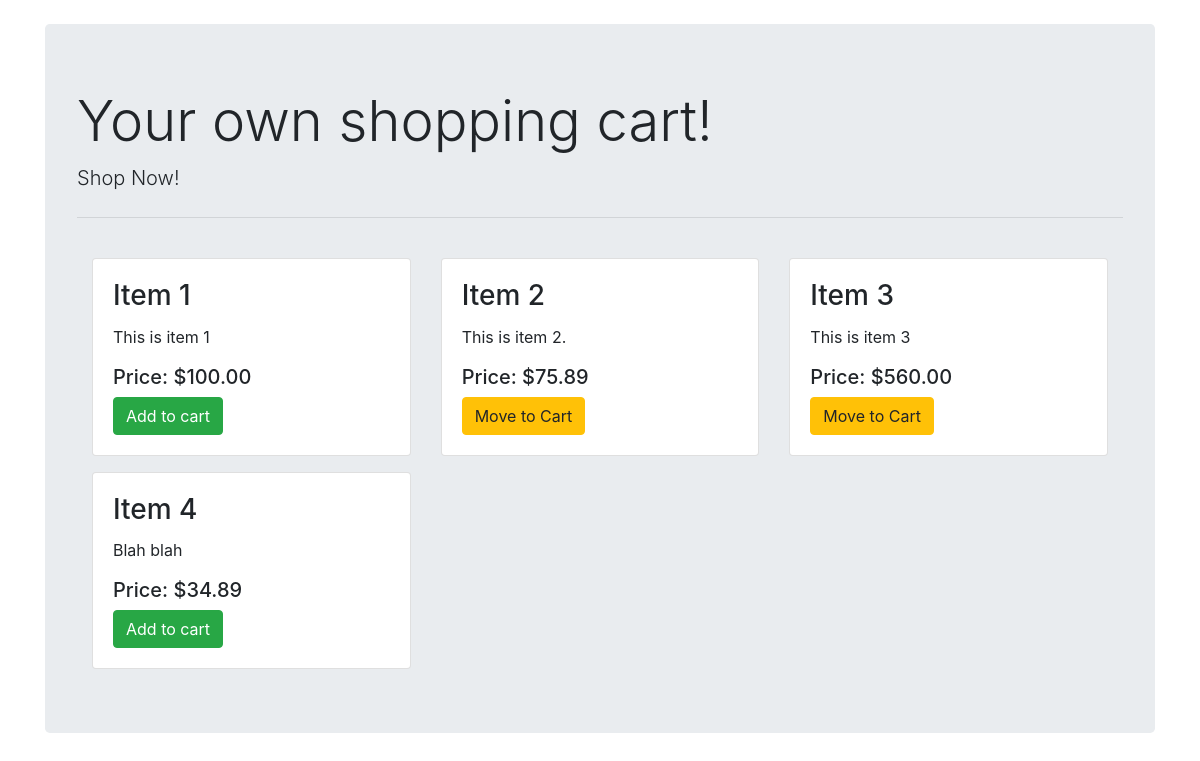
The page / (signed in) on the database its author committed.
### products/models.py (models this page shows, shortened)
class Product(models.Model):
    title = models.CharField(max_length=255)
    description = models.TextField(blank=True)
    price = models.DecimalField(decimal_places=2, max_digits=10)

### products/views.py (the view)
# urls.py: path('', product_list_view, name="product-list"),
@login_required
def product_list_view(request):
    product_list = Product.objects.all()
    filtered_orders = Order.objects.filter(
        owner=request.user.profile, is_ordered=False)
    current_order_products = []
    if filtered_orders.exists():
        user_order = filtered_orders[0]
        user_order_items = user_order.items.all()
        current_order_products = [
            product.product for product in user_order_items]
    context = {
        'product_list': product_list,
        'current_order_products': current_order_products,
    }
    return render(request, "products/product_list.html", context)

### templates/products/product_list.html (shortened to what this page needs)
{% extends "base.html" %}
{% block content %}
{% if product_list %}
<div class="container">
    <div class="row">
        {% for product in product_list %}
        <div class="col-4 mt-3">
            <div class="card">
                <div class="card-body">
                    <h3 class="card-title">{{product.title}}</h3>
                    <p class="card-text">{{product.description}}
                    </p>
                    <h5 class="card-text">Price: ${{product.price}}</h5>
                    {% if product in current_order_products %}
                    <a href="{% url 'cart-view' %}" class="btn btn-warning">Move to Cart</a>
                    {% elif product in request.user.profile.items.all %}
                    <p class="text-muted">You already own this item</p>
                    {% else %}
                    <a href="{% url 'add-to-cart' product.id %}" class="btn btn-success">Add to cart</a>
                    {% endif %}
                </div>
            </div>
        </div>
        {% endfor %}
    </div>
</div>
{% endif %}
{% endblock %}

### rows shown on the page
Product: title "Item 1", description "This is item 1", price "100.00", shows "Add to cart"
Product: title "Item 2", description "This is item 2.", price "75.89", shows "Move to Cart"
Product: title "Item 3", description "This is item 3", price "560.00", shows "Move to Cart"
Product: title "Item 4", description "Blah blah", price "34.89", shows "Add to cart"
